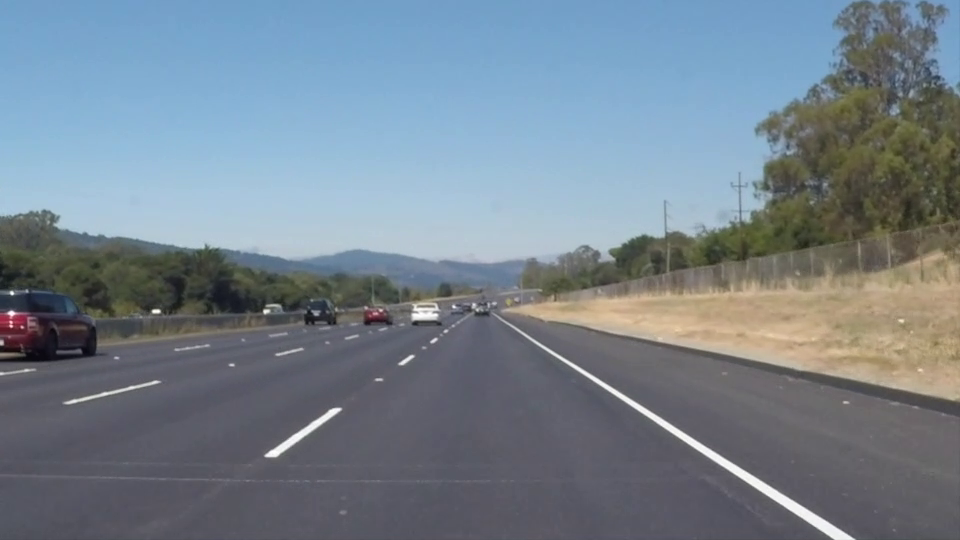
#> input picture frame 22 of whiteline.mp4, 960 x 540 px, given in place of challenge.mp4, which was not available
$ python Problem_3.py
#> lines starting #> are read from the running program, lines starting #| are printed output that depends on the picture; after the words box and inside, x2 and y2 are one past the last pixel; in counts of white or black regions, pixels touching at a corner belong together; pictures that were not available may be replaced by others from this repository, and a replacement may not be noted
__author__ = "Pratik Acharya"
__copyright__ = "Copyright 2022"
__UID__ = "117513615"

'''

Instructions to run the code
1. Make sure the video is in the same folder as the code and are named as given below
2. Run 'python Problem_3.py' in an ubuntu terminal

'''

import numpy as np
import cv2 as cv


def perspective_warp(img):
    height, width = img.shape[:2]
    src = np.float32([(int(width / 2) - 85, int(height / 2) + 85),
                      (int(width / 2) + 85, int(height / 2) + 85),
                      (100, height),
                      (width, height)])

    dst_width = 540
    dst_height = 720

    dst = np.float32([(0, 0), (dst_width, 0), (0, dst_height), (dst_width, dst_height)])

    M = cv.getPerspectiveTransform(src, dst)

    warped = cv.warpPerspective(img, M, (dst_width, dst_height))

    return warped


def inv_warp(img, orig_img):
    height, width = orig_img.shape[:2]

    dst = np.float32([(int(width / 2) - 85, int(height / 2) + 85),
                      (int(width / 2) + 85, int(height / 2) + 85),
                      (100, height),
                      (width, height)])

    src_width = 540
    src_height = 720

    src = np.float32([(0, 0), (src_width, 0), (0, src_height), (src_width, src_height)])

    M = cv.getPerspectiveTransform(src, dst)

    warped = cv.warpPerspective(img, M, (width, height))

    return warped


def hls_threshold(img_orig, low_thresh, upper_thresh):
    img = img_orig.copy()
    img = cv.cvtColor(img, cv.COLOR_BGR2HLS)
    mask = cv.inRange(img, low_thresh, upper_thresh)
    hls_th = cv.bitwise_and(img, img, mask=mask).astype(np.uint8)
    hls_th = cv.cvtColor(hls_th, cv.COLOR_HLS2RGB)
    hls_th = cv.cvtColor(hls_th, cv.COLOR_RGB2GRAY)
    _, hls_th = cv.threshold(hls_th, 20, 255, cv.THRESH_BINARY)

    return hls_th


def sliding_window(img, win_width, windows):
    # output = img.copy()
    points_l = np.empty((0, 2), dtype=np.int32)
    points_r = np.empty((0, 2), dtype=np.int32)

    win_height = img.shape[0] // windows

    hist = np.sum(img[img.shape[0] // 2:, :], axis=0)

    left_max = np.argmax(hist[:len(hist) // 2])
    right_max = len(hist) // 2 + np.argmax(hist[(len(hist) // 2):])

    rect_left = np.array([[(left_max - win_width // 2, img.shape[0]),
                           (left_max + win_width // 2, img.shape[0]),
                           (left_max + win_width // 2, img.shape[0] - win_height),
                           (left_max - win_width // 2, img.shape[0] - win_height)]], dtype=np.int32)

    rect_right = np.array([[(right_max - win_width // 2, img.shape[0]),
                            (right_max + win_width // 2, img.shape[0]),
                            (right_max + win_width // 2, img.shape[0] - win_height),
                            (right_max - win_width // 2, img.shape[0] - win_height)]], dtype=np.int32)

    for i in range(windows):

        l_mask = np.zeros_like(img)
        r_mask = np.zeros_like(img)

        cv.fillPoly(l_mask, rect_left, 255)
        cv.fillPoly(r_mask, rect_right, 255)

        l_mask = cv.bitwise_and(img, l_mask)
        r_mask = cv.bitwise_and(img, r_mask)

        l_white_px = np.argwhere(l_mask == 255)
        r_white_px = np.argwhere(r_mask == 255)

        points_l = np.append(points_l, l_white_px)
        points_r = np.append(points_r, r_white_px)

        if l_white_px.shape[0] != 0:
            left_max = int(np.mean(l_white_px[:, 1]))
            rect_left = np.array([[(left_max - win_width // 2, img.shape[0] - win_height * (i + 1)),
                                   (left_max + win_width // 2, img.shape[0] - win_height * (i + 1)),
                                   (left_max + win_width // 2, img.shape[0] - win_height * (i + 2)),
                                   (left_max - win_width // 2, img.shape[0] - win_height * (i + 2))]], dtype=np.int32)
        else:
            rect_left = np.array([[(left_max - win_width // 2, img.shape[0] - win_height * (i + 1)),
                                   (left_max + win_width // 2, img.shape[0] - win_height * (i + 1)),
                                   (left_max + win_width // 2, img.shape[0] - win_height * (i + 2)),
                                   (left_max - win_width // 2, img.shape[0] - win_height * (i + 2))]], dtype=np.int32)

        if r_white_px.shape[0] != 0:
            right_max = int(np.mean(r_white_px[:, 1]))
            rect_right = np.array([[(right_max - win_width // 2, img.shape[0] - win_height * (i + 1)),
                                    (right_max + win_width // 2, img.shape[0] - win_height * (i + 1)),
                                    (right_max + win_width // 2, img.shape[0] - win_height * (i + 2)),
                                    (right_max - win_width // 2, img.shape[0] - win_height * (i + 2))]], dtype=np.int32)
        else:
            rect_right = np.array([[(right_max - win_width // 2, img.shape[0] - win_height * (i + 1)),
                                    (right_max + win_width // 2, img.shape[0] - win_height * (i + 1)),
                                    (right_max + win_width // 2, img.shape[0] - win_height * (i + 2)),
                                    (right_max - win_width // 2, img.shape[0] - win_height * (i + 2))]], dtype=np.int32)

    return points_l, points_r, img


def rad_o_curvature(image, fit):
    height = image.shape[0]

    y_per_pixel = 32 / height

    curve = ((1 + (2 * fit[0] * y_per_pixel + fit[1]) ** 2) ** 1.5) / np.absolute(2 * fit[0])

    return curve


def curve_fitting(image, left_points, right_points):

    global old_left_fit, old_right_fit, old_left_fitx, old_right_fitx

    points_l_c = left_points.reshape(-1, 2)
    points_r_c = right_points.reshape(-1, 2)

    x_dump_c = np.asarray(list(range(0, roi.shape[0])))

    left_fit_c = old_left_fit
    right_fit_c = old_right_fit

    left_fitx_c = old_left_fitx
    right_fitx_c = old_right_fitx

    if len(points_l_c) != 0:
        left_fit_c = np.polyfit(points_l_c[:, 0], points_l_c[:, 1], 2)
        left_fitx_c = left_fit_c[0] * (x_dump_c ** 2) + left_fit_c[1] * x_dump_c + left_fit_c[2]

    if len(points_r_c) != 0:
        right_fit_c = np.polyfit(points_r_c[:, 0], points_r_c[:, 1], 2)
        right_fitx_c = right_fit_c[0] * (x_dump_c ** 2) + right_fit_c[1] * x_dump_c + right_fit_c[2]

    return left_fit_c, right_fit_c, left_fitx_c, right_fitx_c


def draw_lanes(image, left_fit_x, right_fit_x, only_lane=False):
    blank_image = np.zeros_like(image)
    turning = 'straight'

    x_dump_c = np.asarray(list(range(0, roi.shape[0])))

    if not only_lane:
        lane_l = np.vstack((left_fit_x, x_dump_c)).T
        lane_r = np.vstack((right_fit_x, x_dump_c)).T
        points_poly = np.int_(np.append(lane_r, lane_l[::-1], axis=0))
        cv.fillPoly(blank_image, [points_poly], (0, 0, 200))
        for arr in range(30, len(x_dump_c), 50):
            blank_image = cv.arrowedLine(blank_image,
                                         (int((left_fit_x[arr] + right_fit_x[arr]) // 2), int(x_dump_c[arr])),
                                         (int((left_fit_x[arr - 30] + right_fit_x[arr]) // 2), int(x_dump_c[arr - 30])),
                                         (255, 0, 0), 2)

        for jxx in range(len(x_dump_c)):
            cv.circle(blank_image, (int(left_fit_x[jxx]), int(x_dump_c[jxx])), 5, (0, 255, 0), -1)
            cv.circle(blank_image, (int(right_fit_x[jxx]), int(x_dump_c[jxx])), 5, (0, 255, 0), -1)

    else:
        for jxx in range(len(x_dump_c)):
            cv.circle(image, (int(left_fit_x[jxx]), int(x_dump_c[jxx])), 5, (0, 0, 255), -1)
            cv.circle(image, (int(right_fit_x[jxx]), int(x_dump_c[jxx])), 5, (0, 0, 255), -1)
            blank_image = image

    if ((left_fit_x[len(left_fit_x)//2] + right_fit_x[len(right_fit_x)//2]) // 2) > 10 + image.shape[1] // 2:
        turning = 'right'
    elif ((left_fit_x[len(left_fit_x)//2] + right_fit_x[len(right_fit_x)//2]) // 2) < 10 - image.shape[1] // 2:
        turning = 'left'

    return blank_image, turning


def combined_op(original_image, output_image, roi_image, top_view,
                poly_image, img_size, left_curve, right_curve, turning):
    blank_image = np.zeros((img_size[0], img_size[1], 3), np.uint8)

    output_image = cv.resize(output_image, (int(img_size[1] * 0.6), int(img_size[0] * 0.7)),
                             interpolation=cv.INTER_AREA)
    original_image = cv.resize(original_image, (int(img_size[1] * 0.2), int(img_size[0] * 0.2)),
                               interpolation=cv.INTER_AREA)
    roi_image = cv.resize(roi_image, (int(img_size[1] * 0.2), int(img_size[0] * 0.2)),
                          interpolation=cv.INTER_AREA)
    roi_image = cv.cvtColor(roi_image, cv.COLOR_GRAY2BGR)

    top_view = cv.resize(top_view, (int(img_size[1] * 0.2), int(img_size[0] * 0.5)),
                         interpolation=cv.INTER_AREA)
    top_view = cv.cvtColor(top_view, cv.COLOR_GRAY2BGR)

    poly_image = cv.resize(poly_image, (int(img_size[1] * 0.2), int(img_size[0] * 0.5)),
                           interpolation=cv.INTER_AREA)

    blank_image[0:output_image.shape[0], 0:output_image.shape[1]] = output_image

    blank_image[0:original_image.shape[0],
                output_image.shape[1]:output_image.shape[1] + original_image.shape[1]] = original_image
    blank_image[0:roi_image.shape[0],
                output_image.shape[1] + original_image.shape[1]:] = roi_image

    blank_image[original_image.shape[0]:original_image.shape[0]+top_view.shape[0],
                output_image.shape[1]:output_image.shape[1] + top_view.shape[1]] = top_view
    blank_image[original_image.shape[0]:original_image.shape[0] + poly_image.shape[0],
                output_image.shape[1] + top_view.shape[1]:] = poly_image

    font = cv.FONT_HERSHEY_SIMPLEX
    blank_image = cv.putText(blank_image, 'Left Curvature: ' + str(round(left_curve, 2)) + ',',
                             (10, output_image.shape[0]+50), font, 1, (255, 255, 255), 2, cv.LINE_AA)
    blank_image = cv.putText(blank_image, 'Right Curvature: ' + str(round(right_curve, 2)),
                             (450, output_image.shape[0] + 50), font, 1, (255, 255, 255), 2, cv.LINE_AA)

    blank_image = cv.putText(blank_image, 'Average Curvature: ' + str(round((right_curve+left_curve)/2, 2)),
                             (10, output_image.shape[0] + 100), font, 1, (255, 255, 255), 2, cv.LINE_AA)

    blank_image = cv.putText(blank_image, '(1)', (output_image.shape[1] + 5, 20),
                             font, 0.5, (255, 255, 255), 2, cv.LINE_AA)
    blank_image = cv.putText(blank_image, '(2)', (output_image.shape[1] + original_image.shape[1] + 5, 20),
                             font, 0.5, (255, 255, 255), 2, cv.LINE_AA)
    blank_image = cv.putText(blank_image, '(3)', (output_image.shape[1] + 5, original_image.shape[0] + 20),
                             font, 0.5, (255, 255, 255), 2, cv.LINE_AA)
    blank_image = cv.putText(blank_image, '(4)', (output_image.shape[1] + original_image.shape[1] + 5,
                                                  original_image.shape[0] + 20),
                             font, 0.5, (255, 255, 255), 2, cv.LINE_AA)

    blank_image = cv.putText(blank_image, '(1) Original Image, (2) Detected Lanes, (3) Warped Top View, '
                                          '(4) Detected points and Curve Fitting',
                             (10, output_image.shape[0] + 150), font, 0.8, (255, 255, 255), 2, cv.LINE_AA)

    blank_image = cv.putText(blank_image, '[Press q to quit]',
                             (1250, output_image.shape[0] + 195), font, 0.5, (255, 255, 255), 2, cv.LINE_AA)

    if turning == 'right':
        blank_image = cv.putText(blank_image, 'Turn Right',
                                 (10, 25), font, 0.7, (0, 0, 255), 2, cv.LINE_AA)
    elif turning == 'left':
        blank_image = cv.putText(blank_image, 'Turn Left',
                                 (10, 25), font, 0.7, (0, 0, 255), 2, cv.LINE_AA)
    else:
        blank_image = cv.putText(blank_image, 'Go Straight',
                                 (10, 25), font, 0.7, (0, 0, 255), 2, cv.LINE_AA)

    return blank_image


def draw_detected(image, points_left, points_right):
    copy = image.copy()
    copy = cv.cvtColor(copy, cv.COLOR_GRAY2BGR)
    points_left = points_left.reshape(-1, 2)
    points_right = points_right.reshape(-1, 2)
    for i in range(len(points_left)):
        cv.circle(copy, (int(points_left[i][1]), int(points_left[i][0])), 10, (200, 100, 0), 1)
    for i in range(len(points_right)):
        cv.circle(copy, (int(points_right[i][1]), int(points_right[i][0])), 10, (100, 200, 0), 1)

    return copy


old_left_fitx = None
old_right_fitx = None
old_left_fit = None
old_right_fit = None


if __name__ == '__main__':

    cap = cv.VideoCapture("challenge.mp4")
    result = cv.VideoWriter('output.mp4', cv.VideoWriter_fourcc(*'mp4v'), 20.0, (1400, 700))

    while cap.isOpened():
        ret, frame = cap.read()
#> frame is the input picture: shape (540, 960, 3); mean B, G, R 141.9, 130.7, 117.7

        if ret:

            roi = perspective_warp(frame)

            lower = np.array([0, 200, 0], dtype="uint8")
            upper = np.array([255, 255, 255], dtype="uint8")
            hls_w = hls_threshold(roi, lower, upper)
            hls_orig_w = hls_threshold(frame, lower, upper)

            lower = np.array([20, 120, 80], dtype="uint8")
            upper = np.array([45, 200, 255], dtype="uint8")
            hls_y = hls_threshold(roi, lower, upper)
            hls_orig_y = hls_threshold(frame, lower, upper)
#> in hls_threshold (call 4), `mask = cv.inRange(img, low_thresh, upper_thresh)`:
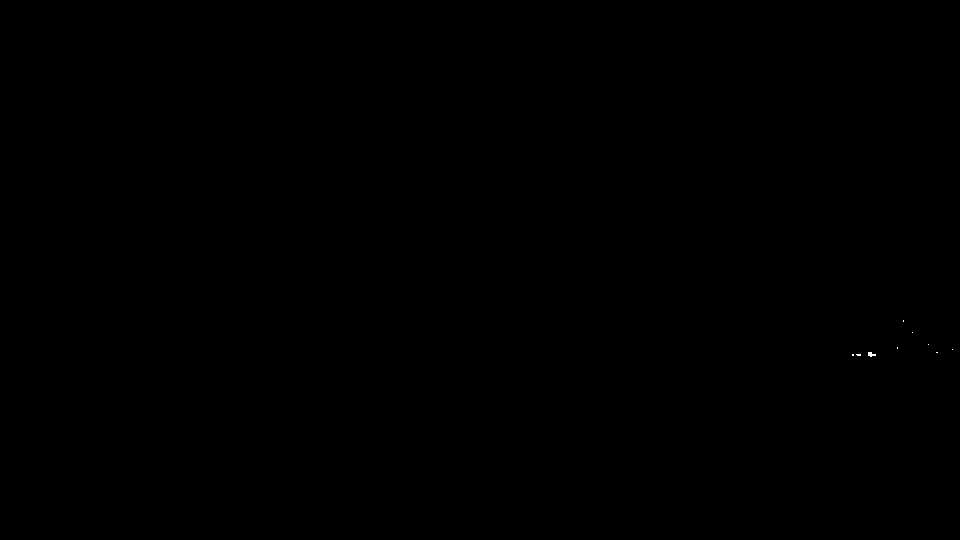
#> mask: shape (540, 960); 0.01% white in thin lines or dots, all inside (x1, y1, x2, y2) = (852, 320, 953, 357)

            lanes = cv.bitwise_or(hls_w, hls_y)
            orig = cv.bitwise_or(hls_orig_w, hls_orig_y)
#> orig: shape (540, 960); 0.74% white; 82 white regions (73 under 20 px), largest, box (x1, y1, x2, y2) and area: (517, 329, 854, 540) 2359, (265, 408, 341, 457) 532, (412, 304, 438, 320) 244

            points_l_, points_r_, op = sliding_window(lanes, 200, 10)
#> in sliding_window, `hist = np.sum(img[img.shape[0] // 2:, :], axis=0)`: hist = 540 values, max 53805 at index 476, min 0 at index 0, mean 3049.1
#> in sliding_window, `left_max = np.argmax(hist[:len(hist) // 2])`: left_max = 35
#> in sliding_window, `right_max = len(hist) // 2 + np.argmax(hist[(len(hist) // 2):])`: right_max = 476
#> in sliding_window, `rect_left = np.array([[(left_max - win_width // 2, img.shape[0]), (lef..`: rect_left = [[-65, 720], [135, 720], [135, 648], [-65, 648]]
#> in sliding_window, `rect_right = np.array([[(right_max - win_width // 2, img.shape[0]), (r..`: rect_right = [[376, 720], [576, 720], [576, 648], [376, 648]]
#> the loop in sliding_window, `for i in range(windows): ` made 10 passes
#> (l_white_px, left_max, rect_left, right_max, rect_right) on pass 6: ([[310, 43]], 43, [[-57, 288], [143, 288], [143, 216], [-57, 216]], 494, [[394, 288], [594, 288], [594, 216], [394, 216]])
#> after the loop in sliding_window, `for i in range(windows):`:
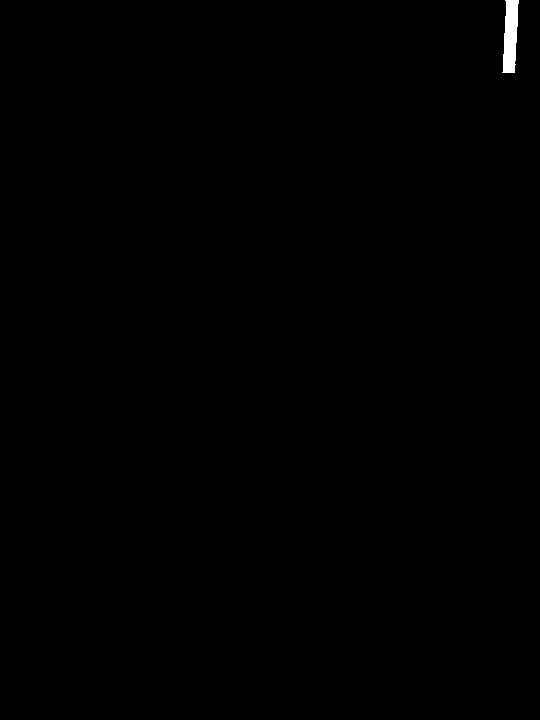
#> r_mask: shape (720, 540); 0.23% white; 1 white region, box (x1, y1, x2, y2) and area: (502, 0, 519, 73) 911
#> after the loop in sliding_window, `for i in range(windows):`: points_l = 7252 values, max 619 at index 1082, min 0 at index 5560, mean 177.7; points_r = 19098 values, max 719 at index 1802, min 0 at index 17276, mean 425
#> points_l_ has the same summary as points_l in sliding_window; points_r_ has the same summary as points_r in sliding_window

            x_dump = np.asarray(list(range(0, roi.shape[0])))

            left_fit, right_fit, left_fitx, right_fitx = curve_fitting(roi, points_l_, points_r_)
#> in curve_fitting, `points_l_c = left_points.reshape(-1, 2)`: points_l_c = 3626 pairs, first value 0 to 619, second value 29 to 61
#> in curve_fitting, `points_r_c = right_points.reshape(-1, 2)`: points_r_c = 9549 pairs, first value 0 to 719, second value 463 to 518
#> in curve_fitting, `left_fit_c = np.polyfit(points_l_c[:, 0], points_l_c[:, 1], 2)`: left_fit_c = [-2.04e-05, -0.0216, 55.51]
#> in curve_fitting, `left_fitx_c = left_fit_c[0] * (x_dump_c ** 2) + left_fit_c[1] * x_dump..`: left_fitx_c = 720 values, max 55.51 at index 0, min 29.44 at index 719, mean 44.23
#> in curve_fitting, `right_fit_c = np.polyfit(points_r_c[:, 0], points_r_c[:, 1], 2)`: right_fit_c = [-1.35e-05, -0.0527, 512.3]
#> in curve_fitting, `right_fitx_c = right_fit_c[0] * (x_dump_c ** 2) + right_fit_c[1] * x_d..`: right_fitx_c = 720 values, max 512.3 at index 0, min 467.5 at index 719, mean 491.1
#> left_fit = [-2.04e-05, -0.0216, 55.51]; right_fit = [-1.35e-05, -0.0527, 512.3]; left_fitx has the same summary as left_fitx_c in curve_fitting; right_fitx has the same summary as right_fitx_c in curve_fitting

            rad_o_curvature_l = rad_o_curvature(roi, left_fit)
#> in rad_o_curvature, `curve = ((1 + (2 * fit[0] * y_per_pixel + fit[1]) ** 2) ** 1.5) / np.a..`: curve = 24575.2
#> rad_o_curvature_l = 24575.2
            rad_o_curvature_r = rad_o_curvature(roi, right_fit)
#> rad_o_curvature_r = 37152.1

            drawn_image, turn = draw_lanes(roi, left_fitx, right_fitx)
#> in draw_lanes, `lane_l = np.vstack((left_fit_x, x_dump_c)).T`: lane_l = 720 pairs, first value 29.44 to 55.51, second value 0 to 719
#> in draw_lanes, `lane_r = np.vstack((right_fit_x, x_dump_c)).T`: lane_r = 720 pairs, first value 467.5 to 512.3, second value 0 to 719
#> in draw_lanes, `points_poly = np.int_(np.append(lane_r, lane_l[::-1], axis=0))`: points_poly = 1440 pairs, first value 29 to 512, second value 0 to 719
#> after the loop in draw_lanes, `for arr in range(30, len(x_dump_c), 50):`:
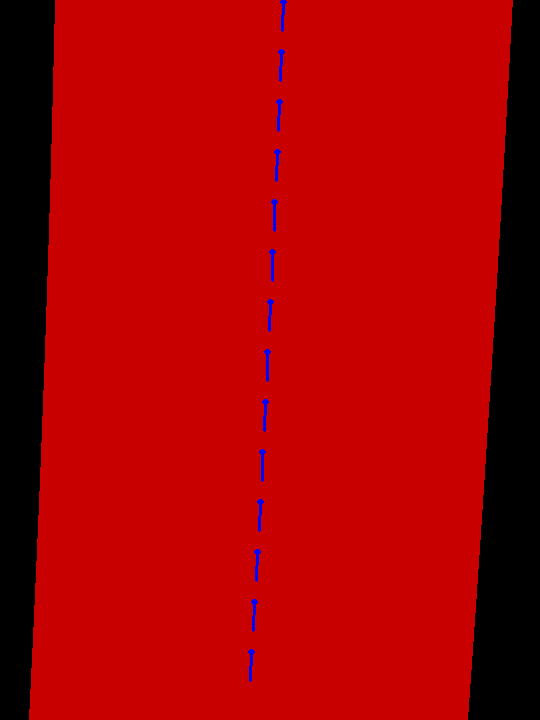
#> blank_image: shape (720, 540, 3); mean of channels 0, 1, 2 1, 0, 165.1; drawn as B, G, R
#> after the loop in draw_lanes, `for jxx in range(len(x_dump_c)):`:
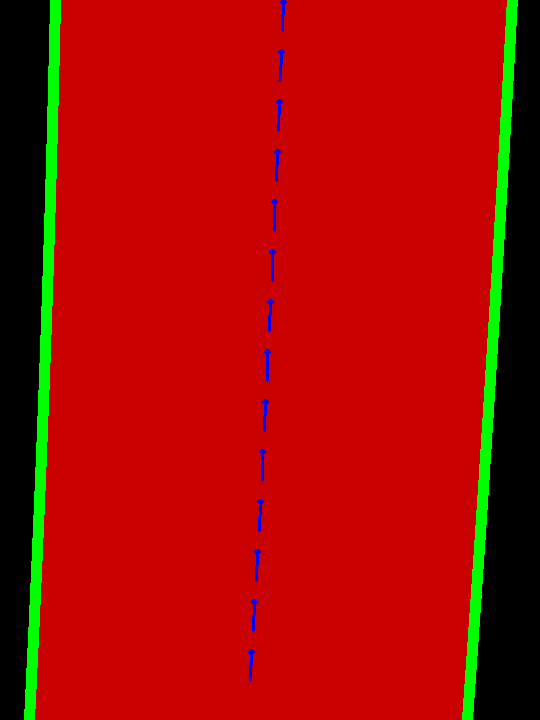
#> blank_image: shape (720, 540, 3); 4.07% of pixels changed, all inside (x1, y1, x2, y2) = (24, 0, 518, 720); drawn as B, G, R
#> turn = 'straight'

            orig_lanes = inv_warp(drawn_image, frame)
#> in inv_warp, `M = cv.getPerspectiveTransform(src, dst)`: M = [[0.315, -0.521, 395], [1.89e-16, -0.345, 355], [5.33e-19, -0.00111, 1]]

            output = cv.addWeighted(frame, 1, orig_lanes, 0.4, 0)
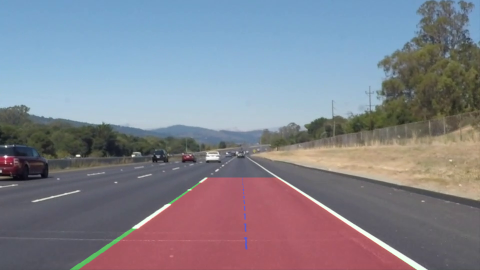
#> output: shape (540, 960, 3) (shown at 1/2 size); mean B, G, R 142, 131, 129.3

            detected_image = draw_detected(lanes, points_l_, points_r_)
#> in draw_detected, `points_left = points_left.reshape(-1, 2)`: points_left has the same summary as points_l_c in curve_fitting
#> in draw_detected, `points_right = points_right.reshape(-1, 2)`: points_right has the same summary as points_r_c in curve_fitting
#> after the loop in draw_detected, `for i in range(len(points_left)):`:
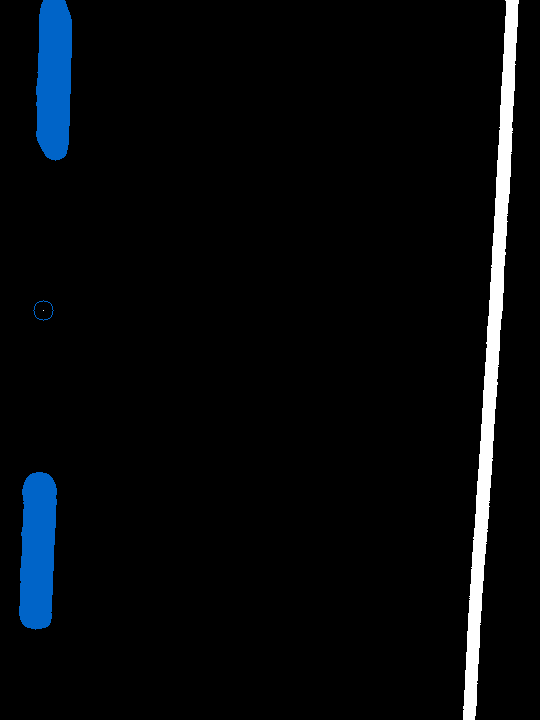
#> copy: shape (720, 540, 3); mean B, G, R 11.4, 8.8, 6.2
#> after the loop in draw_detected, `for i in range(len(points_right)):`:
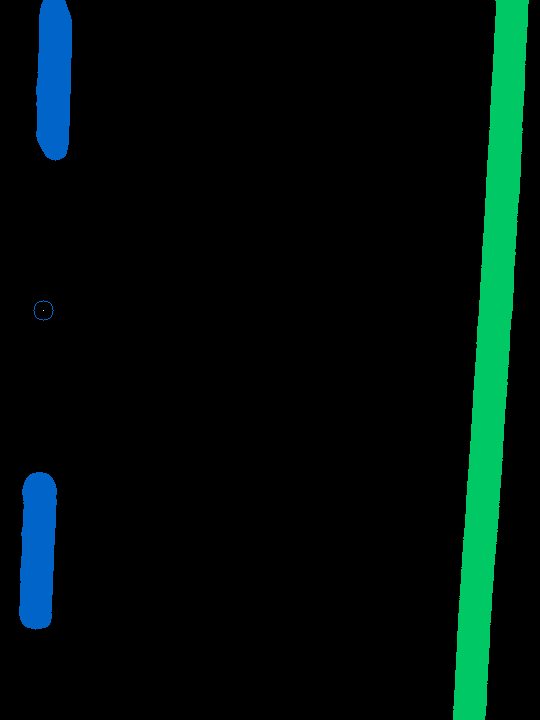
#> copy: shape (720, 540, 3); 6.13% of pixels changed, all inside (x1, y1, x2, y2) = (453, 0, 529, 720)
            only_lanes, _ = draw_lanes(detected_image, left_fitx, right_fitx, only_lane=True)
#> (the rest of the program and of its run is left out)
